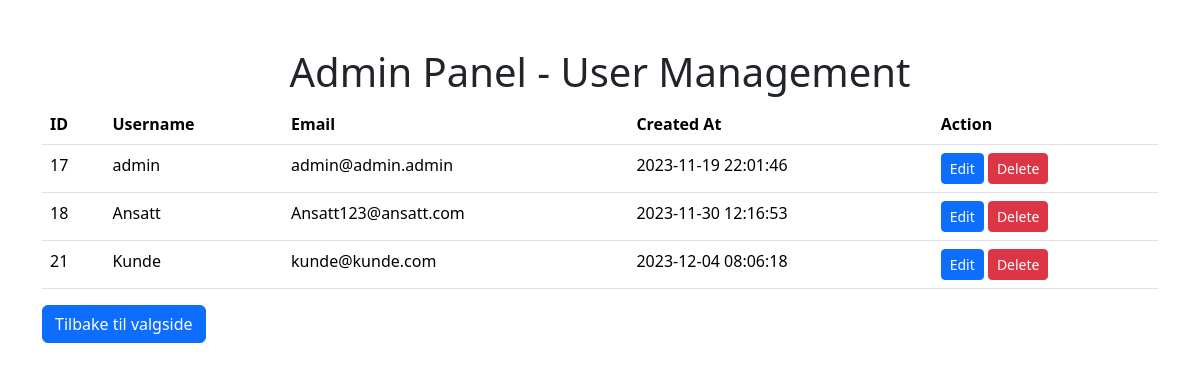
The app's page /admin/users.php (signed in) with its own data.
### tables this page shows
CREATE TABLE `users` (
  `id` int(11) NOT NULL,
  `username` varchar(50) NOT NULL,
  `email` varchar(100) NOT NULL,
  `password` varchar(255) NOT NULL,
  `created_at` timestamp NOT NULL DEFAULT current_timestamp(),
  `isAdmin` tinyint(1) NOT NULL DEFAULT 0
);

### admin/users.php (the view, shortened to what this page needs)
<?php
require_once '../include/dbconn.php';
$query = "SELECT * FROM users";
$statement = $pdo->query($query);
$users = $statement->fetchAll(PDO::FETCH_ASSOC);
?>
<!DOCTYPE html>
<html lang="en">
<head>
    <link rel="stylesheet" href="https://cdn.jsdelivr.net/npm/bootstrap@5.3.2/dist/css/bootstrap.min.css">
</head>
<body>
    <div class="container mt-5">
        <h1 class="text-center">Admin Panel - User Management</h1>
        <table class="table">
            <thead>
                <tr>
                    <th>ID</th>
                    <th>Username</th>
                    <th>Email</th>
                    <th>Created At</th>
                    <th>Action</th>
                </tr>
            </thead>
            <tbody>
                <?php foreach ($users as $user): ?>
                    <tr>
                        <td>
                            <?= $user['id'] ?>
                        </td>
                        <td>
                            <?= $user['username'] ?>
                        </td>
                        <td>
                            <?= $user['email'] ?>
                        </td>
                        <td>
                            <?= $user['created_at'] ?>
                        </td>
                        <td>
                            <a href="edit_user.php?id=<?= $user['id'] ?>" class="btn btn-primary btn-sm">Edit</a>
                            <a href="delete_user.php?id=<?= $user['id'] ?>" class="btn btn-danger btn-sm">Delete</a>
                        </td>
                    </tr>
                <?php endforeach; ?>
            </tbody>
        </table>
        <a href="index.php" class="btn btn-primary">Tilbake til valgside</a>
    </div>
</body>
</html>

### records on screen
users: id "17", username "admin", email "admin@admin.admin", created_at "2023-11-19 22:01:46"
users: id "18", username "Ansatt", email "Ansatt123@ansatt.com", created_at "2023-11-30 12:16:53"
users: id "21", username "Kunde", email "kunde@kunde.com", created_at "2023-12-04 08:06:18"
